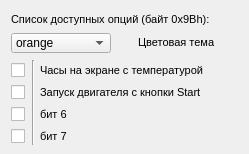
   <widget class="QWidget" name="b09D">
    <attribute name="title">
     <string>Байт 9Bh</string>
    </attribute>
    <widget class="Line" name="line_3">
     <property name="geometry">
      <rect>
       <x>23</x>
       <y>60</y>
       <width>20</width>
       <height>85</height>
      </rect>
     </property>
     <property name="orientation">
      <enum>Qt::Vertical</enum>
     </property>
    </widget>
    <widget class="QLabel" name="label_43">
     <property name="geometry">
      <rect>
       <x>11</x>
       <y>11</y>
       <width>229</width>
       <height>16</height>
      </rect>
     </property>
     <property name="font">
      <font>
       <pointsize>8</pointsize>
      </font>
     </property>
     <property name="text">
      <string>Список доступных опций (байт 0x9Bh):</string>
     </property>
     <property name="alignment">
      <set>Qt::AlignLeading|Qt::AlignLeft|Qt::AlignVCenter</set>
     </property>
    </widget>
    <widget class="QLabel" name="label_39">
     <property name="geometry">
      <rect>
       <x>138</x>
       <y>34</y>
       <width>89</width>
       <height>16</height>
      </rect>
     </property>
     <property name="font">
      <font>
       <pointsize>8</pointsize>
      </font>
     </property>
     <property name="text">
      <string>Цветовая тема</string>
     </property>
    </widget>
    <widget class="QComboBox" name="theme">
     <property name="geometry">
      <rect>
       <x>11</x>
       <y>33</y>
       <width>100</width>
       <height>20</height>
      </rect>
     </property>
     <item>
      <property name="text">
       <string>orange</string>
      </property>
     </item>
     <item>
      <property name="text">
       <string>black</string>
      </property>
     </item>
     <item>
      <property name="text">
       <string>techno black</string>
      </property>
     </item>
     <item>
      <property name="text">
       <string>blue</string>
      </property>
     </item>
     <item>
      <property name="text">
       <string>toffee</string>
      </property>
     </item>
    </widget>
    <widget class="QLabel" name="label_46">
     <property name="geometry">
      <rect>
       <x>40</x>
       <y>62</y>
       <width>188</width>
       <height>16</height>
      </rect>
     </property>
     <property name="font">
      <font>
       <pointsize>8</pointsize>
      </font>
     </property>
     <property name="text">
      <string>Часы на экране с температурой</string>
     </property>
    </widget>
    <widget class="QCheckBox" name="clock">
     <property name="enabled">
      <bool>true</bool>
     </property>
     <property name="geometry">
      <rect>
       <x>11</x>
       <y>62</y>
       <width>16</width>
       <height>16</height>
      </rect>
     </property>
     <property name="text">
      <string/>
     </property>
     <property name="checked">
      <bool>false</bool>
     </property>
    </widget>
    <widget class="QLabel" name="label_40">
     <property name="geometry">
      <rect>
       <x>40</x>
       <y>84</y>
       <width>189</width>
       <height>16</height>
      </rect>
     </property>
     <property name="font">
      <font>
       <pointsize>8</pointsize>
      </font>
     </property>
     <property name="text">
      <string>Запуск двигателя с кнопки Start</string>
     </property>
     <property name="alignment">
      <set>Qt::AlignLeading|Qt::AlignLeft|Qt::AlignVCenter</set>
     </property>
    </widget>
    <widget class="QCheckBox" name="startbutton">
     <property name="geometry">
      <rect>
       <x>11</x>
       <y>84</y>
       <width>16</width>
       <height>16</height>
      </rect>
     </property>
     <property name="text">
      <string/>
     </property>
    </widget>
    <widget class="QLabel" name="label_45">
     <property name="geometry">
      <rect>
       <x>40</x>
       <y>106</y>
       <width>31</width>
       <height>16</height>
      </rect>
     </property>
     <property name="font">
      <font>
       <pointsize>8</pointsize>
      </font>
     </property>
     <property name="text">
      <string>бит 6</string>
     </property>
     <property name="alignment">
      <set>Qt::AlignLeading|Qt::AlignLeft|Qt::AlignVCenter</set>
     </property>
    </widget>
    <widget class="QCheckBox" name="byte09Bhbit6">
     <property name="geometry">
      <rect>
       <x>11</x>
       <y>106</y>
       <width>16</width>
       <height>16</height>
      </rect>
     </property>
     <property name="text">
      <string/>
     </property>
    </widget>
    <widget class="QLabel" name="label_41">
     <property name="geometry">
      <rect>
       <x>40</x>
       <y>128</y>
       <width>31</width>
       <height>16</height>
      </rect>
     </property>
     <property name="font">
      <font>
       <pointsize>8</pointsize>
      </font>
     </property>
     <property name="text">
      <string>бит 7</string>
     </property>
     <property name="alignment">
      <set>Qt::AlignLeading|Qt::AlignLeft|Qt::AlignVCenter</set>
     </property>
    </widget>
    <widget class="QCheckBox" name="byte09Bhbit7">
     <property name="geometry">
      <rect>
       <x>11</x>
       <y>128</y>
       <width>16</width>
       <height>16</height>
      </rect>
     </property>
     <property name="text">
      <string/>
     </property>
    </widget>
   </widget>
